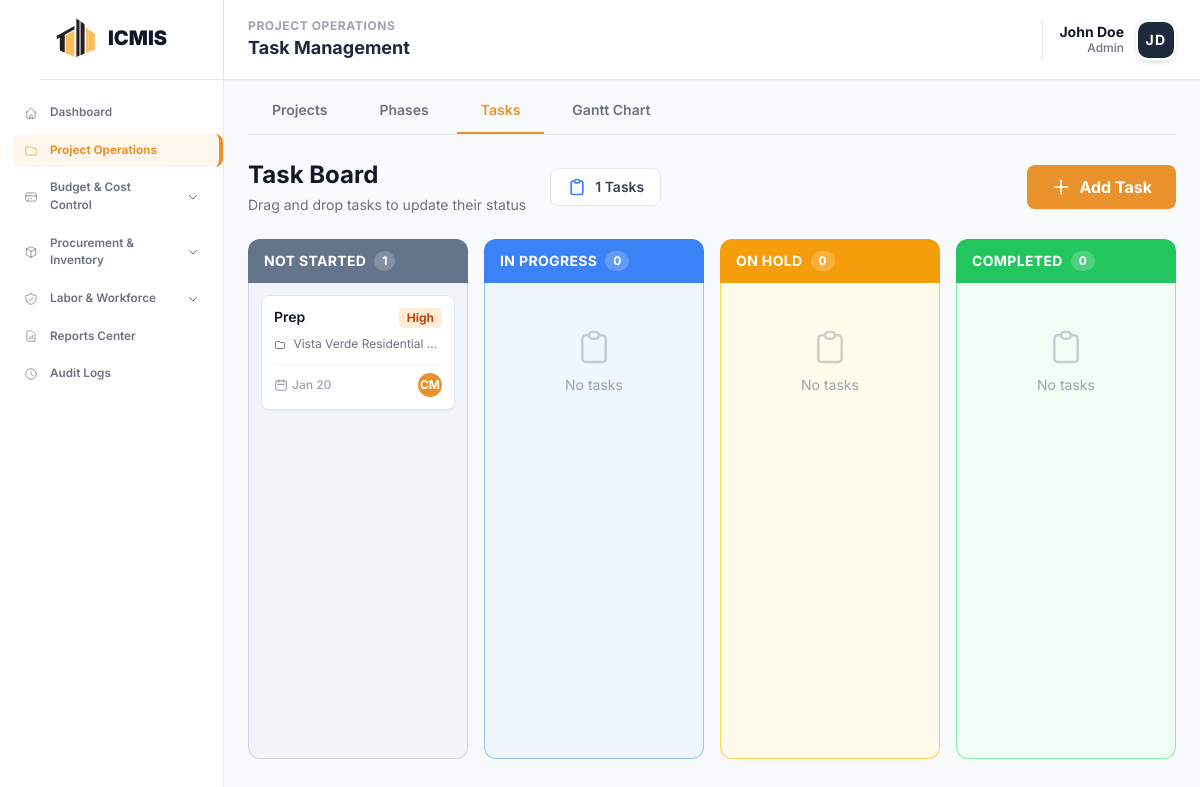
Page /modules/project/tasks.php (signed in) on the committed database.
### tables this page shows
CREATE TABLE `icmis_tasks` (
  `task_id` int NOT NULL,
  `project_id` int NOT NULL,
  `phase_id` int DEFAULT NULL,
  `task_name` varchar(100) NOT NULL,
  `description` text,
  `assigned_to_employee_id` int DEFAULT NULL,
  `start_date` date DEFAULT NULL,
  `due_date` date DEFAULT NULL,
  `status` enum('Not Started','In Progress','Completed','On Hold') DEFAULT 'Not Started',
  `priority` enum('Low','Medium','High','Urgent') DEFAULT 'Medium'
);

CREATE TABLE `icmis_projects` (
  `project_id` int NOT NULL,
  `project_code` varchar(20) NOT NULL,
  `project_name` varchar(255) NOT NULL,
  `description` text,
  `location` varchar(255) DEFAULT NULL,
  `status` enum('Planning','In Progress','Active','On Hold','Completed','Cancelled') DEFAULT 'Planning',
  `start_date` date DEFAULT NULL,
  `end_date` date DEFAULT NULL,
  `completion_rate` decimal(5,2) DEFAULT '0.00',
  `project_manager_id` int DEFAULT NULL,
  `total_budget` decimal(15,2) DEFAULT '0.00'
);

### modules/project/tasks.php (the view, shortened to what this page needs)
<?php
require_once __DIR__ . '/../../config/database.php';
$statusColumns = [
    'Not Started' => [],
    'In Progress' => [],
    'On Hold' => [],
    'Completed' => []
];
$sql = "SELECT t.*,
               p.project_name, p.project_code,
               ph.phase_name,
               CONCAT(e.first_name, ' ', e.last_name) as assignee_name,
               SUBSTRING(e.first_name, 1, 1) as assignee_initial_first,
               SUBSTRING(e.last_name, 1, 1) as assignee_initial_last
        FROM icmis_tasks t
        LEFT JOIN icmis_projects p ON t.project_id = p.project_id
        LEFT JOIN icmis_project_phases ph ON t.phase_id = ph.phase_id
        LEFT JOIN workforce_employees e ON t.assigned_to_employee_id = e.employee_id
        ORDER BY t.priority DESC, t.due_date ASC";
$result = $conn->query($sql);
$totalTasks = 0;
if ($result && $result->num_rows > 0) {
    while ($row = $result->fetch_assoc()) {
        $status = $row['status'] ?? 'Not Started';
        if (isset($statusColumns[$status])) {
            $statusColumns[$status][] = $row;
        } else {
            $statusColumns['Not Started'][] = $row;
        }
        $totalTasks++;
    }
}
$statusColors = [
    'Not Started' => ['bg' => 'bg-slate-100', 'border' => 'border-slate-300', 'header' => 'bg-slate-500', 'badge' => 'bg-slate-200 text-slate-700'],
    'In Progress' => ['bg' => 'bg-blue-50', 'border' => 'border-blue-300', 'header' => 'bg-blue-500', 'badge' => 'bg-blue-200 text-blue-700'],
    'On Hold' => ['bg' => 'bg-amber-50', 'border' => 'border-amber-300', 'header' => 'bg-amber-500', 'badge' => 'bg-amber-200 text-amber-700'],
    'Completed' => ['bg' => 'bg-green-50', 'border' => 'border-green-300', 'header' => 'bg-green-500', 'badge' => 'bg-green-200 text-green-700']
];
?>
<!DOCTYPE html>
<html lang="en">
<head>
    <?php include __DIR__ . '/../../includes/head_assets.php'; ?>
</head>
<body class="bg-gray-50">
    <?php
        include __DIR__ . '/../../includes/sidebar.php';
    ?>
    <?php
        include __DIR__ . '/../../includes/header.php';
    ?>
    <main class="ml-56 mt-16 p-6 transition-all duration-300 animate-fade-in">
        <div class="max-w-full mx-auto">
            <div class="flex items-center gap-1 mb-6 border-b border-gray-200">
                <a href="projects.php" class="tab-btn px-6 py-3 text-sm font-semibold border-b-2 border-transparent text-gray-500 hover:text-gray-700 transition-colors">
                    Projects
                </a>
                <a href="phases.php" class="tab-btn px-6 py-3 text-sm font-semibold border-b-2 border-transparent text-gray-500 hover:text-gray-700 transition-colors">
                    Phases
                </a>
                <a href="tasks.php" class="tab-btn px-6 py-3 text-sm font-semibold border-b-2 border-[#e9922c] text-[#e9922c] transition-colors">
                    Tasks
                </a>
                <a href="gantt.php" class="tab-btn px-6 py-3 text-sm font-semibold border-b-2 border-transparent text-gray-500 hover:text-gray-700 transition-colors">
                    Gantt Chart
                </a>
            </div>
            <div class="flex items-center justify-between mb-6">
                <div class="flex items-center gap-6">
                    <div>
                        <h1 class="text-2xl text-gray-900 font-bold">Task Board</h1>
                        <p class="text-sm text-gray-500 mt-1">Drag and drop tasks to update their status</p>
                    </div>
                    <div class="flex items-center gap-4">
                        <div class="flex items-center gap-2 px-4 py-2 bg-white rounded-lg border border-gray-200">
                            <svg class="w-5 h-5 text-blue-500" fill="none" stroke="currentColor" viewBox="0 0 24 24">
                                <path stroke-linecap="round" stroke-linejoin="round" stroke-width="2" d="M9 5H7a2 2 0 00-2 2v12a2 2 0 002 2h10a2 2 0 002-2V7a2 2 0 00-2-2h-2M9 5a2 2 0 002 2h2a2 2 0 002-2M9 5a2 2 0 012-2h2a2 2 0 012 2" />
                            </svg>
                            <span class="text-sm font-semibold text-gray-700"><span id="statTotalTasks"><?php echo $totalTasks; ?></span> Tasks</span>
                        </div>
                    </div>
                </div>
                <button id="addTaskBtn" class="flex items-center gap-2 bg-[#e9922c] text-white px-6 py-2.5 rounded-lg hover:bg-[#d17f1f] transition-colors duration-200 shadow-sm">
                    <svg class="w-5 h-5" fill="none" stroke="currentColor" viewBox="0 0 24 24">
                        <path stroke-linecap="round" stroke-linejoin="round" stroke-width="2" d="M12 4v16m8-8H4" />
                    </svg>
                    <span class="font-bold">Add Task</span>
                </button>
            </div>
            <div id="kanbanBoardContainer" class="grid grid-cols-1 md:grid-cols-2 lg:grid-cols-4 gap-4 kanban-board">
                <?php foreach ($statusColumns as $status => $tasks): ?>
                <?php $colors = $statusColors[$status]; ?>
                <div class="flex flex-col">
                    <div class="<?php echo $colors['header']; ?> rounded-t-xl px-4 py-3 flex items-center justify-between">
                        <div class="flex items-center gap-2">
                            <h3 class="font-bold text-white text-sm uppercase tracking-wide"><?php echo $status; ?></h3>
                            <span class="bg-white/20 text-white text-xs font-bold px-2 py-0.5 rounded-full"><?php echo count($tasks); ?></span>
                        </div>
                    </div>
                    <div class="kanban-column <?php echo $colors['bg']; ?> border-l border-r border-b <?php echo $colors['border']; ?> rounded-b-xl p-3 kanban-scroll overflow-y-auto"
                         data-status="<?php echo htmlspecialchars($status); ?>"
                         id="column-<?php echo str_replace(' ', '-', strtolower($status)); ?>">
                        <?php if (empty($tasks)): ?>
                        <div class="empty-state text-center py-8 text-gray-400">
                            <svg class="w-10 h-10 mx-auto mb-2 opacity-50" fill="none" stroke="currentColor" viewBox="0 0 24 24">
                                <path stroke-linecap="round" stroke-linejoin="round" stroke-width="1.5" d="M9 5H7a2 2 0 00-2 2v12a2 2 0 002 2h10a2 2 0 002-2V7a2 2 0 00-2-2h-2M9 5a2 2 0 002 2h2a2 2 0 002-2M9 5a2 2 0 012-2h2a2 2 0 012 2" />
                            </svg>
                            <p class="text-sm">No tasks</p>
                        </div>
                        <?php endif; ?>
                        <?php foreach ($tasks as $task): ?>
                        <?php
                            $isOverdue = false;
                            $priorityClass = match(strtolower($task['priority'] ?? '')) {
                                'low' => 'bg-gray-100 text-gray-600',
                                'medium' => 'bg-blue-100 text-blue-700',
                                'high' => 'bg-orange-100 text-orange-700',
                                'urgent' => 'bg-red-100 text-red-700',
                                default => 'bg-gray-100 text-gray-600'
                            };
                            $initials = strtoupper(($task['assignee_initial_first'] ?? '') . ($task['assignee_initial_last'] ?? ''));
                        ?>
                        <div class="task-card group bg-white rounded-lg p-3 mb-2 shadow-sm border border-gray-200 hover:shadow-md transition-shadow"
                             data-id="<?php echo $task['task_id']; ?>">
                            <div class="flex items-start justify-between mb-2">
                                <h4 class="font-semibold text-gray-900 text-sm leading-tight flex-1 pr-2"><?php echo htmlspecialchars($task['task_name']); ?></h4>
                                <span class="<?php echo $priorityClass; ?> text-xs font-bold px-2 py-0.5 rounded shrink-0">
                                    <?php echo $task['priority'] ?? 'Medium'; ?>
                                </span>
                            </div>
                            <p class="text-xs text-gray-500 mb-2 truncate">
                                <svg class="w-3 h-3 inline mr-1" fill="none" stroke="currentColor" viewBox="0 0 24 24">
                                    <path stroke-linecap="round" stroke-linejoin="round" stroke-width="2" d="M3 7v10a2 2 0 002 2h14a2 2 0 002-2V9a2 2 0 00-2-2h-6l-2-2H5a2 2 0 00-2 2z" />
                                </svg>
                                <?php echo htmlspecialchars($task['project_name'] ?? 'No Project'); ?>
                            </p>
                            <div class="flex items-center justify-between mt-3 pt-2 border-t border-gray-100">
                                <div class="flex items-center gap-1 <?php echo $isOverdue ? 'text-red-600' : 'text-gray-400'; ?>">
                                    <svg class="w-3.5 h-3.5" fill="none" stroke="currentColor" viewBox="0 0 24 24">
                                        <path stroke-linecap="round" stroke-linejoin="round" stroke-width="2" d="M8 7V3m8 4V3m-9 8h10M5 21h14a2 2 0 002-2V7a2 2 0 00-2-2H5a2 2 0 00-2 2v12a2 2 0 002 2z" />
                                    </svg>
                                    <span class="text-xs font-medium">
                                        <?php echo !empty($task['due_date']) ? date('M d', strtotime($task['due_date'])) : 'No date'; ?>
                                    </span>
                                </div>
                                <?php if (!empty($task['assignee_name'])): ?>
                                <div class="flex items-center gap-1.5" title="<?php echo htmlspecialchars($task['assignee_name']); ?>">
                                    <div class="w-6 h-6 rounded-full bg-[#e9922c] flex items-center justify-center">
                                        <span class="text-white text-xs font-bold"><?php echo $initials; ?></span>
                                    </div>
                                </div>
                                <?php endif; ?>
                            </div>
                        </div>
                        <?php endforeach; ?>
                    </div>
                </div>
                <?php endforeach; ?>
            </div>
        </div>
    </main>
</body>
</html>

### modules/project/tasks.php (style rules this page uses)
* { font-family: 'Inter', sans-serif; }
.kanban-board { height: 65vh; }
.kanban-column { min-height: 0; flex: 1 1 0; }
.task-card { cursor: grab; transition: all 0.2s ease; }
.kanban-scroll { scrollbar-width: thin; scrollbar-color: #d1d5db #f3f4f6; }

### rows in the picture
icmis_tasks: status "NOT STARTED", count($tasks) "1", task_name "Prep", priority "High", project.project_name "Vista Verde Residential…", due_date "Jan 20", initials "CM"

### other values in the picture
$pageSection "PROJECT OPERATIONS"
$pageTitle "Task Management"
$userName "John Doe"
$userRole "Admin"
$userInitials "JD"
$totalTasks "1"
$status "IN PROGRESS"
count($tasks) "0"
$status "ON HOLD"
$status "COMPLETED"
